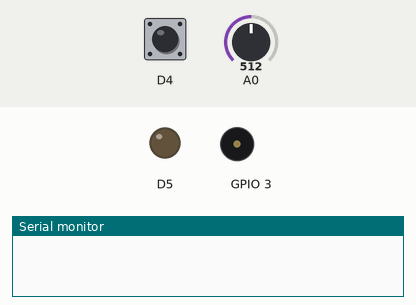
Simulated run of this sketch. Board: ESP8266 (NodeMCU). Parts: output pins drawn as LEDs (lit = HIGH), buzzer (waves = sounding), the last lines printed to the serial monitor. The inputs (shaded band) are chosen by the test bench; at power-on: D4 HIGH, A0 = 512.

Above: at 1.2 s.
1.3 s: D4 pulled LOW for 0.15 s
At 1.8 s:
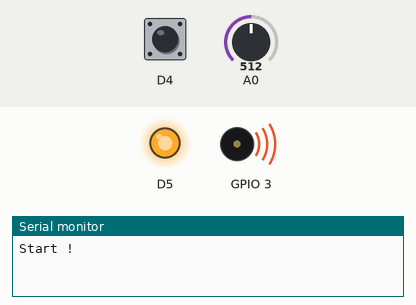
2.9 s: A0 set to 488
At 3.4 s:
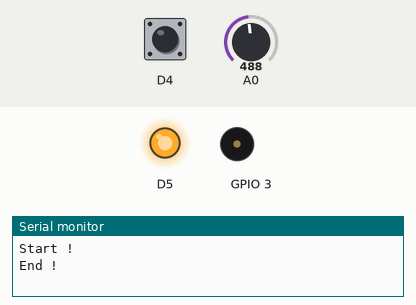
4.4 s: A0 set to 510
At 5.6 s:
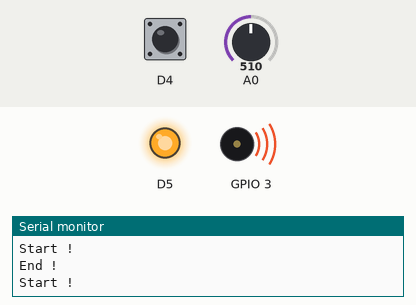
5.9 s: A0 set to 490
At 6.9 s:
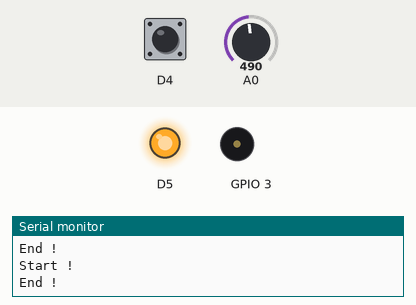
7.4 s: D4 pulled LOW for 1 s
At 8.8 s:
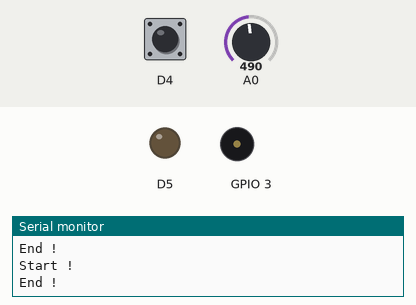
Timing chart, 0 to 10.4 s (numbered marks = the images above; inputs shaded):
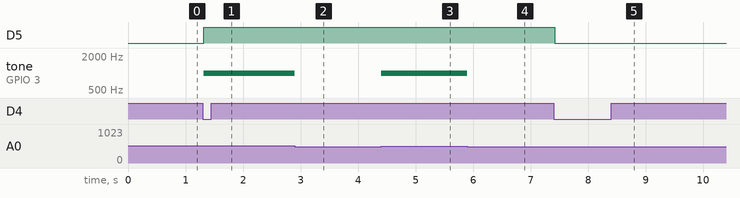

Measured:
- the behaviour switches between 501 and 500 on A0 (found by bisection; images 1 and 2)
- after the input at 1.3 s, D5: LOW → HIGH at once; tone on GPIO 3: silent → 1000 Hz at once
- after the input at 2.9 s, tone on GPIO 3: 1000 Hz → silent at once
- after the input at 4.4 s, tone on GPIO 3: silent → 1000 Hz at once
- after the input at 5.9 s, tone on GPIO 3: 1000 Hz → silent at once
- after the input at 7.4 s, D5: HIGH → LOW at once

The sketch:

1.ino
```cpp
int lastSw = HIGH;
bool armed = false;
bool alarming = false;
void setup() {
  Serial.begin(9600);
  pinMode(D4, INPUT_PULLUP);  // 스위치
  pinMode(D9, OUTPUT); // 부저
  pinMode(D13, OUTPUT);       // 상태 LED
}
void loop()
{
  int sw = digitalRead(D4);
  if (lastSw == HIGH && sw == LOW) {   // 방금 눌림
    delay(20);
    armed = !armed;                    // 경보 ON / OFF
    digitalWrite(D13, armed);
    if (!armed)
    {
        noTone(D9);
        alarming = false;
    }
  }
  lastSw = sw;
  //버튼이 눌려있다면 실행 한다
  if(armed)
  {
    int v = analogRead(A0);
    if(v > 500 && alarming == false)
    {
      //여기는 어두운 곳
      tone(D9, 1000);
      Serial.println("Start !");
      alarming = true;
    }
    if(v <= 500 && alarming == true)
    {
      //여기는 밝은 곳
      noTone(D9);
      Serial.println("End !");
      alarming = false;
    }
  }
}


// int lastSw = HIGH;
// bool armed = false;
// bool alarming = false;
// void setup() {
//   Serial.begin(9600);
//   pinMode(D4, INPUT_PULLUP);  // 스위치

//   pinMode(D13, OUTPUT);       // 상태 LED
// }
// void loop() {
//   int sw = digitalRead(D4);

//   if (lastSw == HIGH && sw == LOW) {   // 방금 눌림
//     delay(20);
//     armed = !armed;                    // 경보 ON / OFF
//     digitalWrite(D13, armed);
//     if (!armed)
//     {
//         noTone(D9);
//         alarming = false;
//     }
//   }
//   lastSw = sw;
//   //버튼이 눌려있다면 실행 한다
//   if(armed)
//   {
//     int v = analogRead(A0);
//     Serial.println(v);
//     Serial.println(armed);
//   }

//   if (armed)
//   {                         // 히스테리시스
//     if (!alarming && v < threshold - 50)
//     {
//         alarming = true;
//         tone(D9, 1000);

//         digitalWrite(D9, HIGH);
//         Serial.println("start");
//     }
//     if ( alarming && v > threshold + 50)
//     {
//         alarming = false;
//         noTone(D9);
//         digitalWrite(D9, LOW);
//         Serial.println("end");
//     }
//   }
//   delay(50);
// }
```
